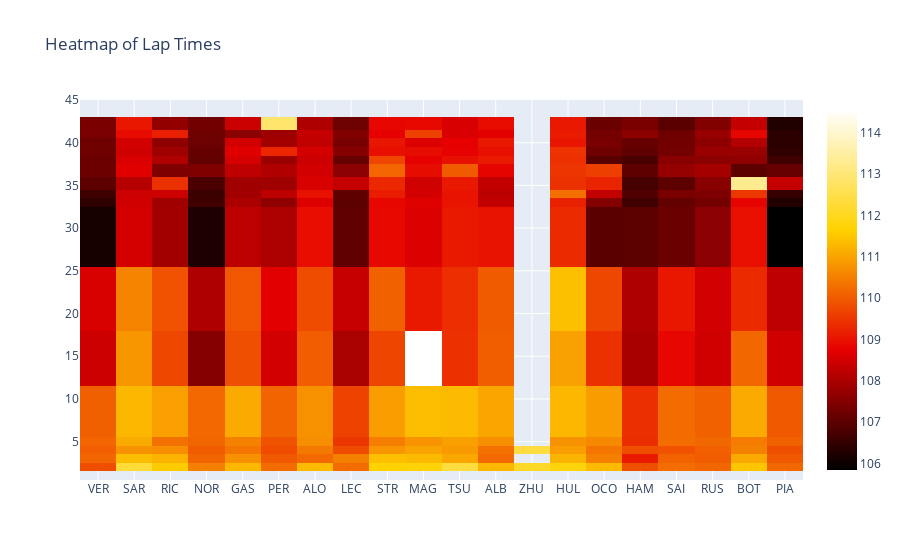

The notebook cell this image was saved under:
### Code cell
fig = go.Figure(data=go.Heatmap(
        z=lap_times_df[(lap_times_df<125)&(lap_times_df>105)].values,
        x=lap_times_df.columns,
        y=lap_times_df.index,
        colorscale='hot'))
fig.update_layout(
    title='Heatmap of Lap Times')
fig.show()

### Figure 1 — Plotly figure (JSON) as saved in the notebook; plotly's stock layout.template omitted (floating-point values rounded to 4 significant figures; data arrays with more than 128 entries replaced by an {"elided": "..."} marker saying what was removed)
{"data": [{"colorscale": [[0, "rgb(0,0,0)"], [0.3333, "rgb(230,0,0)"], [0.6667, "rgb(255,210,0)"], [1, "rgb(255,255,255)"]], "type": "heatmap", "x": ["VER", "SAR", "RIC", "NOR", "GAS", "PER", "ALO", "LEC", "STR", "MAG", "TSU", "ALB", "ZHU", "HUL", "OCO", "HAM", "SAI", "RUS", "BOT", "PIA"], "y": [1, 2, 3, 4, 5, 6, 17, 19, 32, 33, 34, 35, 37, 38, 39, 40, 41, 42, 44], "z": {"elided": "19x20 float values"}}], "layout": {"title": {"text": "Heatmap of Lap Times"}}}
